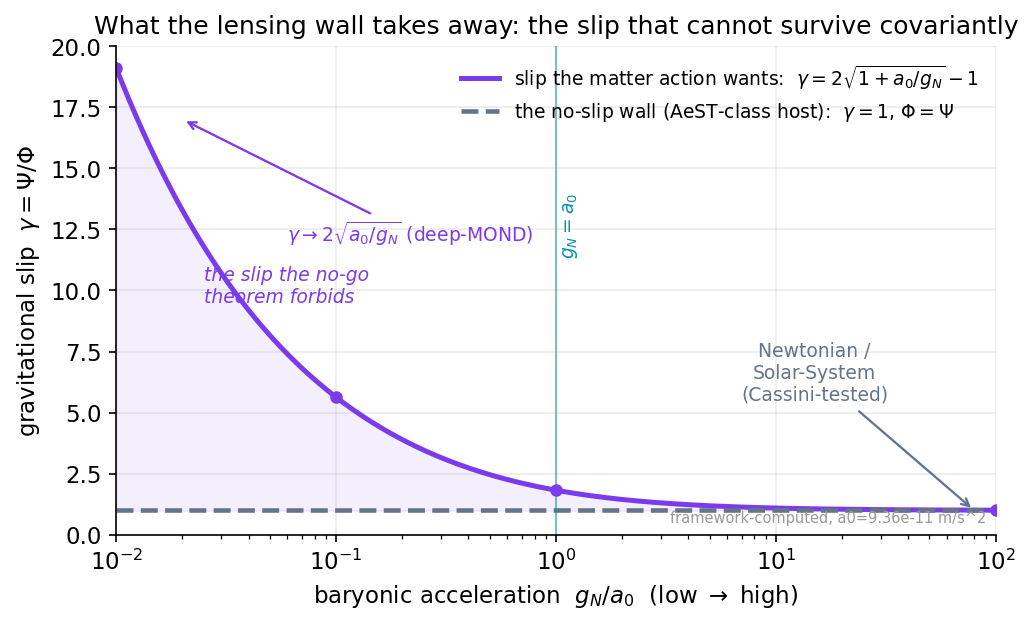

This figure's Python source:
import numpy as np, matplotlib
matplotlib.use("Agg")
import matplotlib.pyplot as plt
plt.rcParams.update({"figure.dpi":150,"savefig.dpi":150,"font.size":11,
    "axes.grid":True,"grid.alpha":0.25,"axes.spines.top":False,"axes.spines.right":False,
    "axes.titlesize":12,"figure.facecolor":"white","axes.facecolor":"white"})
C_FW="#7c3aed"; C_NEWTON="#64748b"; C_MOND="#0891b2"; C_DATA="#dc2626"  # framework / Newton / MOND / data-or-obs

fig, ax = plt.subplots(figsize=(7,4.3))

# x-axis: baryonic acceleration in units of a0 (a0 = c^2 sqrt(Lambda/32pi) = 9.36e-11 m/s^2)
# plotted from low (deep-MOND, galaxy/cluster outskirts) to high (Newtonian, Solar System)
x = np.logspace(-2, 2, 400)           # g_N / a0

# The slip the framework's modified-INERTIA matter action NAIVELY wants:
# matter feels Phi (grad Phi = g_N); moves by modified inertia a = sqrt(g_N^2 + g_N a0);
# light feels Phi+Psi -> slip gamma = Psi/Phi = 2 sqrt(1 + a0/g_N) - 1.
gamma_fw = 2.0*np.sqrt(1.0 + 1.0/x) - 1.0   # framework's would-be slip

# What general covariance + c_T=c + ghost-freedom FORCE the relativistic (AeST-class) host to:
# Phi = Psi everywhere -> gamma = 1, NO slip.
gamma_wall = np.ones_like(x)

ax.plot(x, gamma_fw, color=C_FW, lw=2.4,
        label=r"slip the matter action wants:  $\gamma=2\sqrt{1+a_0/g_N}-1$")
ax.plot(x, gamma_wall, color=C_NEWTON, ls="--", lw=2.2,
        label=r"the no-slip wall (AeST-class host):  $\gamma=1$, $\Phi=\Psi$")

# mark the regimes
ax.axvline(1.0, color=C_MOND, lw=1.0, alpha=0.5)
ax.text(1.05, 14, r"$g_N=a_0$", color=C_MOND, fontsize=9, rotation=90, va="top")

# annotate the tabulated values from the framework's slip note
for xv, gv in [(0.01,19.1),(0.1,5.63),(1.0,1.83),(100,1.01)]:
    ax.plot([xv],[gv], "o", color=C_FW, ms=5)
ax.annotate(r"$\gamma\to 2\sqrt{a_0/g_N}$ (deep-MOND)", xy=(0.02,17), xytext=(0.06,12),
            color=C_FW, fontsize=9,
            arrowprops=dict(arrowstyle="->", color=C_FW, lw=1.1))
ax.annotate("Newtonian /\nSolar-System\n(Cassini-tested)", xy=(80,1.0), xytext=(15,5.5),
            color=C_NEWTON, fontsize=9, ha="center",
            arrowprops=dict(arrowstyle="->", color=C_NEWTON, lw=1.1))

# shade the gap the theorem confiscates
ax.fill_between(x, gamma_wall, gamma_fw, color=C_FW, alpha=0.08)
ax.text(0.025, 9.5, "the slip the no-go\ntheorem forbids", color=C_FW, fontsize=9, style="italic")

ax.set_xscale("log")
ax.set_xlabel(r"baryonic acceleration  $g_N / a_0$  (low $\to$ high)")
ax.set_ylabel(r"gravitational slip  $\gamma=\Psi/\Phi$")
ax.set_ylim(0, 20)
ax.set_xlim(x.min(), x.max())
ax.set_title("What the lensing wall takes away: the slip that cannot survive covariantly")
ax.legend(frameon=False, loc="upper right", fontsize=9)
ax.text(0.99, 0.02, "framework-computed, a0=9.36e-11 m/s^2", transform=ax.transAxes,
        ha="right", va="bottom", fontsize=7, color="#999999")
fig.tight_layout(); fig.savefig("ch28_slip_the_wall_confiscates.png", bbox_inches="tight"); print("ok")
